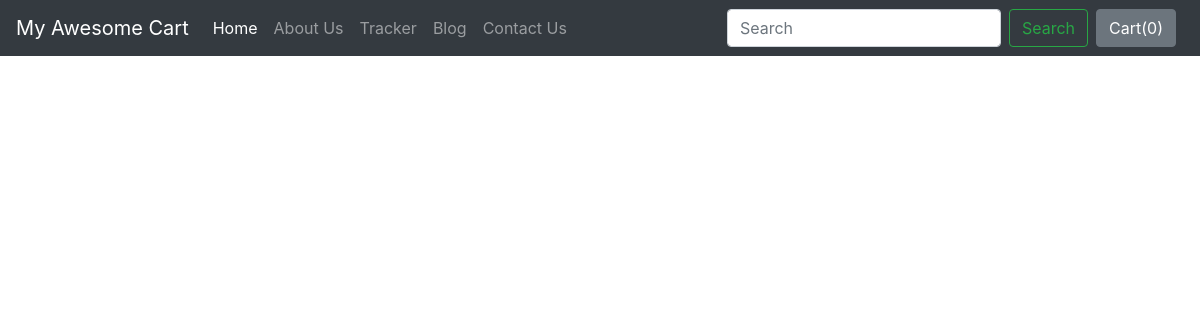
/blog/, run on an earlier commit of the app's database.
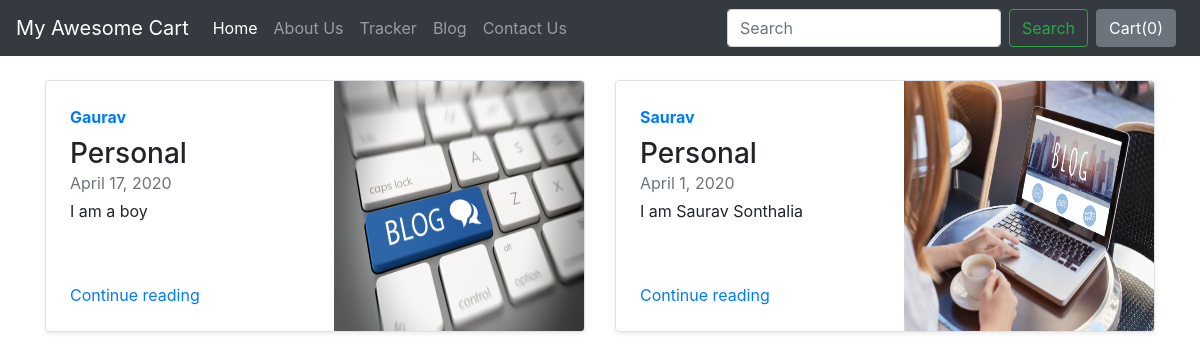
And on a later commit of the database.
### blog/models.py (models this page shows, shortened)
class Blogpost(models.Model):
    post_id = models.AutoField(primary_key=True)
    title = models.CharField(max_length=150)
    head0 = models.CharField(max_length=500, default=True)
    chead0 = models.CharField(max_length=5000, default=True)
    head1 = models.CharField(max_length=500, default=True)
    chead1 = models.CharField(max_length=5000, default=True)
    head2 = models.CharField(max_length=500, default=True)
    chead2 = models.CharField(max_length=5000, default=True)
    pub_date = models.DateField()
    image = models.ImageField(upload_to='blog/images', default = '')

### blog/views.py (the view)
# urls.py: path('', views.index, name='BlogHome'),
def index (request):
    blog= Blogpost.objects.all()
    return render(request,'blog/index.html', {'blog':blog})

### blog/templates/blog/index.html
{% extends 'blog/base.html' %}
{% block body %}
<div class='container my-4'>
  <div class="row my-2">
  {% for k in blog %}
    <div class="col-md-6">
      <div class="row no-gutters border rounded overflow-hidden flex-md-row mb-4 shadow-sm h-md-250 position-relative">
        <div class="col p-4 d-flex flex-column position-static">
          <strong class="d-inline-block mb-2 text-primary">{{k.title}}</strong>
          <h3 class="mb-0">{{k.head0}}</h3>
          <div class="mb-1 text-muted">{{k.pub_date}}</div>
          <p class="card-text mb-auto">{{k.chead0}}</p>
          <a href="blogpost/{{k.post_id}}" class="stretched-link">Continue reading</a>
        </div>
        <div class="col-auto d-none d-lg-block">
          <img src='/media/{{k.image}}' width="250" height="250" xmlns="http://www.w3.org/2000/svg" preserveAspectRatio="xMidYMid slice" focusable="false" role="img">
        </div>
      </div>
    </div>
  {% if forloop.counter|divisibleby:2 %}
  </div><div class="row my-2">
    {% endif %}
    {% endfor %}
    </div></div>
{% endblock body %}

### blog/templates/blog/base.html (shortened to what this page needs)
<!doctype html>
<html lang="en">
  <head>
    <link rel="stylesheet" href="https://stackpath.bootstrapcdn.com/bootstrap/4.2.1/css/bootstrap.min.css">
  </head>
  <body>
    <nav class="navbar navbar-expand-lg navbar-dark bg-dark">
  <a class="navbar-brand" href="/shop">My Awesome Cart</a>
  <div class="collapse navbar-collapse" id="navbarSupportedContent">
    <ul class="navbar-nav mr-auto">
      <li class="nav-item active">
        <a class="nav-link" href="/shop">Home <span class="sr-only">(current)</span></a>
      </li>
      <li class="nav-item">
        <a class="nav-link" href="/shop/about">About Us</a>
      </li>
      <li class="nav-item">
        <a class="nav-link" href="/shop/tracker">Tracker</a>
      </li>
      <li class="nav-item">
        <a class="nav-link" href="/blog">Blog</a>
      </li>
      <li class="nav-item">
        <a class="nav-link" href="/shop/contact">Contact Us</a>
      </li>
    </ul>
    <form class="form-inline my-2 my-lg-0">
      <input class="form-control mr-sm-2" type="search" placeholder="Search" aria-label="Search">
      <button class="btn btn-outline-success my-2 my-sm-0" type="submit">Search</button>
    </form>
    <button id="popcart" type="button" class="btn btn-secondary mx-2" data-container="body"
    data-toogle="popover" data-placement="bottom" data-html="true" data-content="Vivamus
    sagittis lacus vel augue laoreet ruturm facibus.">Cart(<span id="cart">0</span>)</button>
  </div>
</nav>
{% block body %} {% endblock %}
  </body>
</html>

What changed in the data, as far as the page shows it:
added Blogpost: title "Gaurav", head0 "Personal", pub_date "April 17, 2020", chead0 "I am a boy", image (picture)
added Blogpost: title "Saurav", head0 "Personal", pub_date "April 1, 2020", chead0 "I am Saurav Sonthalia", image (picture)
